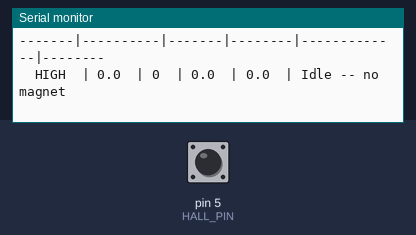
The sketch below on a simulated Arduino Uno, built with avr-gcc and run on an emulated ATmega328P. Shown: the last lines printed to the serial monitor. The inputs (shaded band) are chosen by the test bench; at power-on: pin 5 (HALL_PIN) HIGH.

Above: at 1.2 s.
1.3 s: pin 5 (HALL_PIN) pulled LOW for 0.15 s
At 2.8 s:
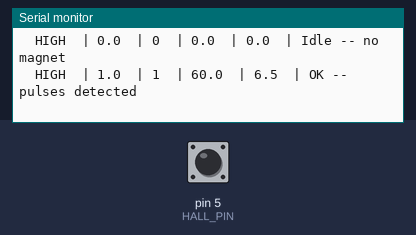
3.5 s: pin 5 (HALL_PIN) pulled LOW for 1 s
At 4.8 s:
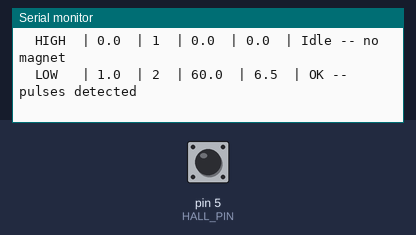
6.0 s: pin 5 (HALL_PIN) pulled LOW for 3.2 s
At 7.4 s:
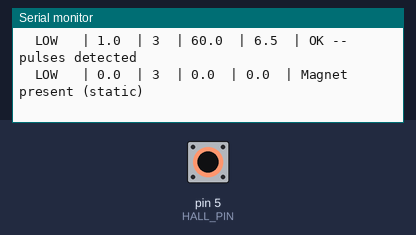
Timing chart, 0 to 9.0 s (numbered marks = the images above; inputs shaded):
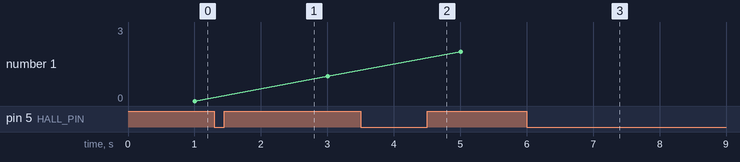

The sketch:

test_a3144_hall.ino
```cpp
/*
 * TEST 4: Hall Effect Sensor (A04E107) — VSDSquadron Ultra (THEJAS32)
 *
 * BOARD: VSDSquadron Ultra  |  Digital GPIO  |  3.3V logic
 *
 * Simple digital Hall sensor: outputs HIGH or LOW depending on magnet.
 * This test uses polling (no interrupts) for THEJAS32 compatibility.
 *
 * WIRING:
 *   Hall Sensor:
 *     VCC  → 3.3V
 *     GND  → GND
 *     OUT  → GPIO 5  (+ 10k pull-up to 3.3V if open-collector type)
 *
 *   Pull-up (if needed):
 *     3.3V ---- 10k ---- GPIO5
 *                          |
 *                        Sensor OUT
 *
 * HOW IT WORKS:
 *   No magnet  → OUT = HIGH
 *   Magnet near → OUT = LOW
 *   Each HIGH→LOW transition = one pulse (one wheel revolution)
 *
 * SPEED FORMULA:
 *   speed_kmh = (pulses_per_second x wheel_circumference_m) x 3.6
 *
 * BENCH TEST:
 *   Wave a magnet near the sensor. Each pass = one count.
 *
 * TROUBLESHOOTING:
 *   Always HIGH       → no magnet, or magnet too far
 *   Always LOW        → magnet stuck, or VCC/GND swapped
 *   No counts         → missing pull-up, or wrong pin
 */

#define HALL_PIN       5
#define WHEEL_CIRC     1.8    // metres (typical EV wheel)
#define MAGNETS        1      // magnets per revolution

int lastState = HIGH;
unsigned long pulseCount  = 0;
unsigned long totalPulses = 0;
unsigned long lastCalcTime = 0;

void setup() {
  Serial.begin(115200);
  while (!Serial) {}

  pinMode(HALL_PIN, INPUT_PULLUP);

  lastState = digitalRead(HALL_PIN);
  lastCalcTime = millis();

  Serial.println(F(""));
  Serial.println(F("==================================================="));
  Serial.println(F("  TEST 4: Hall Effect Sensor (A04E107)"));
  Serial.println(F("  Board: VSDSquadron Ultra (THEJAS32)"));
  Serial.println(F("  Pin: GPIO5  |  Polling mode"));
  Serial.println(F("==================================================="));
  Serial.println(F(""));
  Serial.println(F("Wave a magnet near the sensor to test."));
  Serial.println(F("Each HIGH->LOW transition = 1 pulse."));
  Serial.println(F(""));
  Serial.println(F(" GPIO5 | Pulses/s | Total | RPM    | Speed(km/h) | Status"));
  Serial.println(F("-------|----------|-------|--------|-------------|--------"));
}

void loop() {
  int currentState = digitalRead(HALL_PIN);

  if (lastState == HIGH && currentState == LOW) {
    pulseCount++;
  }
  lastState = currentState;

  unsigned long now = millis();
  unsigned long elapsed = now - lastCalcTime;

  if (elapsed >= 1000) {
    unsigned long pulses = pulseCount;
    pulseCount = 0;
    totalPulses += pulses;
    lastCalcTime = now;

    float pulsesPerSec = (float)pulses / (elapsed / 1000.0);
    float rps          = pulsesPerSec / MAGNETS;
    float rpm          = rps * 60.0;
    float speedKmh     = rps * WHEEL_CIRC * 3.6;

    Serial.print(F("  "));
    Serial.print(currentState ? F("HIGH") : F("LOW "));
    Serial.print(F("\t| "));
    Serial.print(pulsesPerSec, 1);
    Serial.print(F("\t| "));
    Serial.print(totalPulses);
    Serial.print(F("\t| "));
    Serial.print(rpm, 1);
    Serial.print(F("\t| "));
    Serial.print(speedKmh, 1);
    Serial.print(F("\t| "));

    if (pulses == 0 && currentState == HIGH) {
      Serial.println(F("Idle -- no magnet"));
    } else if (pulses == 0 && currentState == LOW) {
      Serial.println(F("Magnet present (static)"));
    } else if (pulses > 0 && pulses < 50) {
      Serial.println(F("OK -- pulses detected"));
    } else if (pulses >= 50) {
      Serial.println(F("!! Very fast -- bounce/noise?"));
    } else {
      Serial.println(F("??"));
    }
  }

  delay(5);
}
```

Measured:
- after the input at 1.3 s, the serial monitor: prints a new line after 0.70 s (image 1)
- after the input at 3.5 s, the serial monitor: prints a new line after 0.51 s (image 2)
- after the input at 6.0 s, the serial monitor: prints a new line at once (image 3)
- plotted number 1: 1 → 2 after the input at 3.5 s, 2 → 3 after the input at 6.0 s
